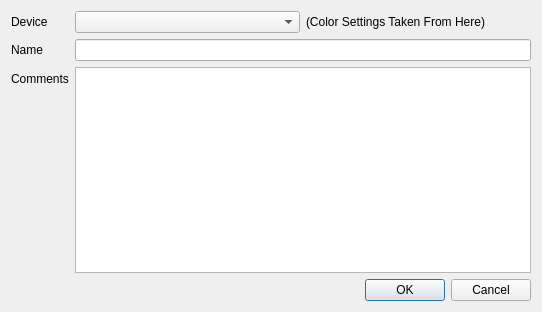
<?xml version="1.0" encoding="UTF-8"?>
<ui version="4.0">
 <class>CreateProfileDialog</class>
 <widget class="QDialog" name="CreateProfileDialog">
  <property name="windowModality">
   <enum>Qt::WindowModal</enum>
  </property>
  <property name="geometry">
   <rect>
    <x>0</x>
    <y>0</y>
    <width>542</width>
    <height>312</height>
   </rect>
  </property>
  <property name="windowTitle">
   <string>Create Display Profie</string>
  </property>
  <layout class="QVBoxLayout" name="verticalLayout">
   <item>
    <layout class="QFormLayout" name="formLayout">
     <item row="0" column="0">
      <widget class="QLabel" name="label_3">
       <property name="text">
        <string>Device</string>
       </property>
      </widget>
     </item>
     <item row="0" column="1">
      <layout class="QHBoxLayout" name="horizontalLayout">
       <item>
        <widget class="QComboBox" name="deviceComboBox">
         <property name="toolTip">
          <string>&lt;html&gt;&lt;head/&gt;&lt;body&gt;&lt;p&gt;&lt;span style=&quot; font-weight:600;&quot;&gt;NOTE:&lt;/span&gt; This is the device color settings the profile will come from. Once the profile is saved it can be used on any device.&lt;/p&gt;&lt;/body&gt;&lt;/html&gt;</string>
         </property>
        </widget>
       </item>
       <item>
        <widget class="QLabel" name="label_4">
         <property name="text">
          <string>(Color Settings Taken From Here)</string>
         </property>
        </widget>
       </item>
      </layout>
     </item>
     <item row="1" column="0">
      <widget class="QLabel" name="label">
       <property name="text">
        <string>Name</string>
       </property>
      </widget>
     </item>
     <item row="1" column="1">
      <widget class="QLineEdit" name="nameEdit"/>
     </item>
     <item row="2" column="0">
      <widget class="QLabel" name="label_2">
       <property name="text">
        <string>Comments</string>
       </property>
      </widget>
     </item>
     <item row="2" column="1">
      <widget class="QTextEdit" name="commentsEdit">
       <property name="minimumSize">
        <size>
         <width>400</width>
         <height>0</height>
        </size>
       </property>
      </widget>
     </item>
    </layout>
   </item>
   <item>
    <widget class="QDialogButtonBox" name="buttonBox">
     <property name="orientation">
      <enum>Qt::Horizontal</enum>
     </property>
     <property name="standardButtons">
      <set>QDialogButtonBox::Cancel|QDialogButtonBox::Ok</set>
     </property>
    </widget>
   </item>
  </layout>
 </widget>
 <resources/>
 <connections>
  <connection>
   <sender>buttonBox</sender>
   <signal>accepted()</signal>
   <receiver>CreateProfileDialog</receiver>
   <slot>accept()</slot>
   <hints>
    <hint type="sourcelabel">
     <x>248</x>
     <y>254</y>
    </hint>
    <hint type="destinationlabel">
     <x>157</x>
     <y>274</y>
    </hint>
   </hints>
  </connection>
  <connection>
   <sender>buttonBox</sender>
   <signal>rejected()</signal>
   <receiver>CreateProfileDialog</receiver>
   <slot>reject()</slot>
   <hints>
    <hint type="sourcelabel">
     <x>316</x>
     <y>260</y>
    </hint>
    <hint type="destinationlabel">
     <x>286</x>
     <y>274</y>
    </hint>
   </hints>
  </connection>
 </connections>
</ui>
